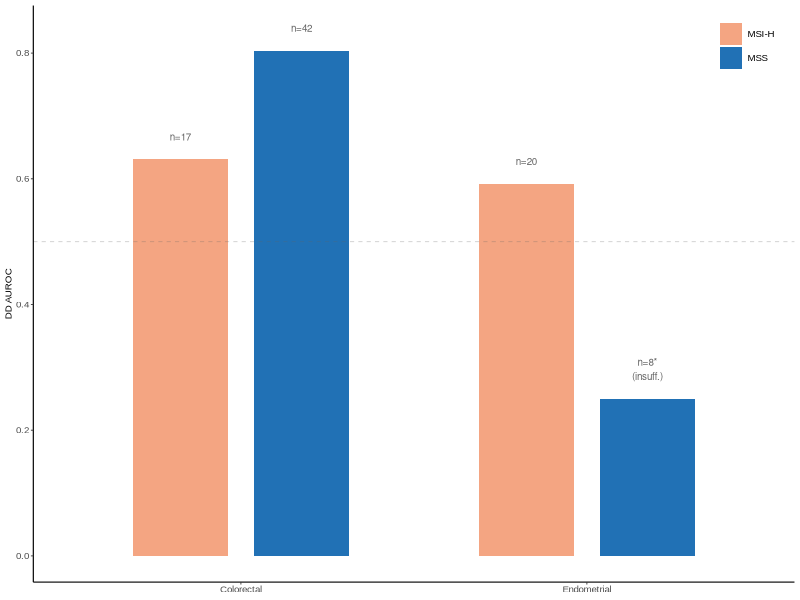
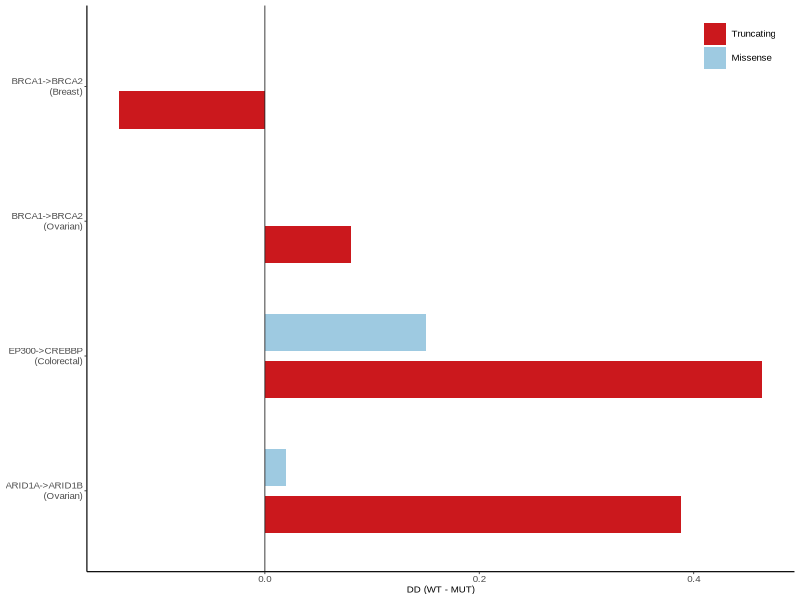
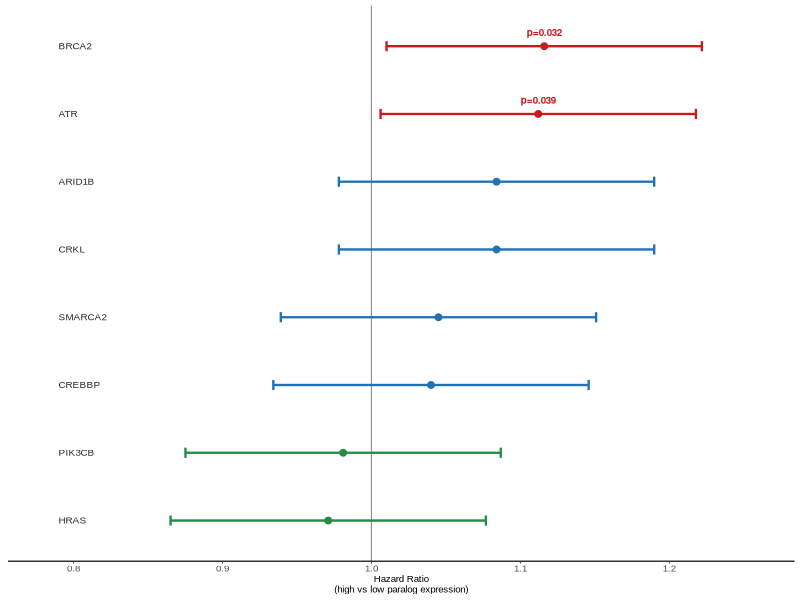
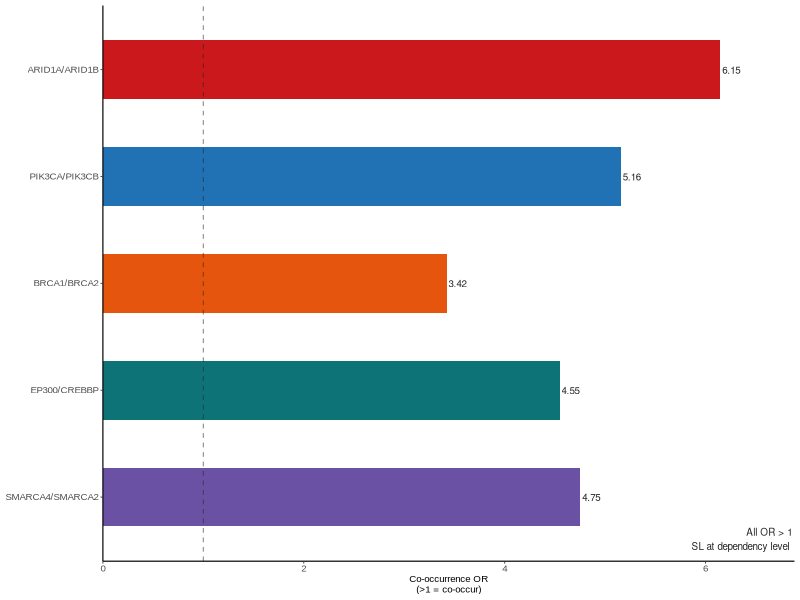
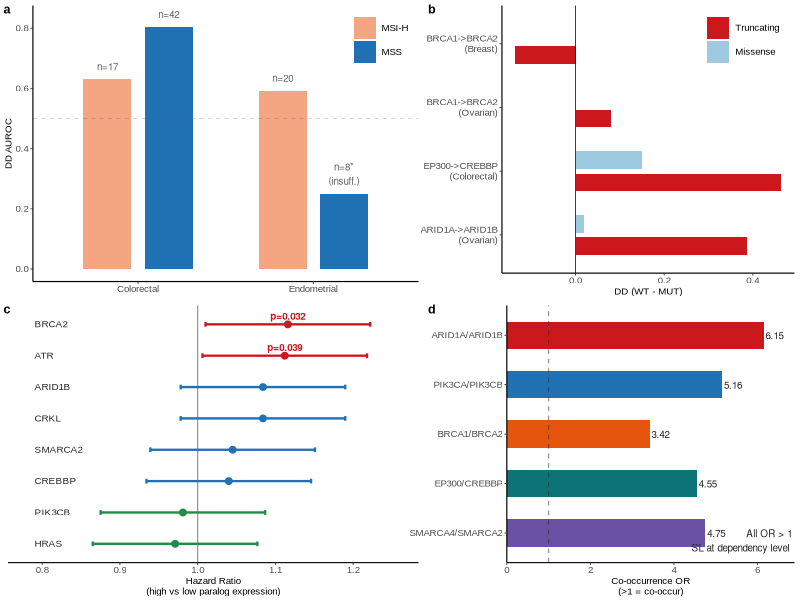
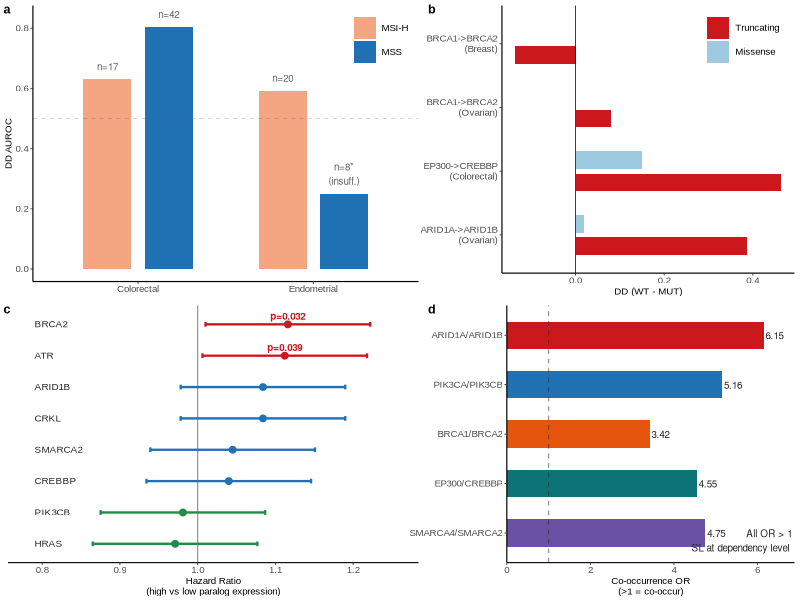
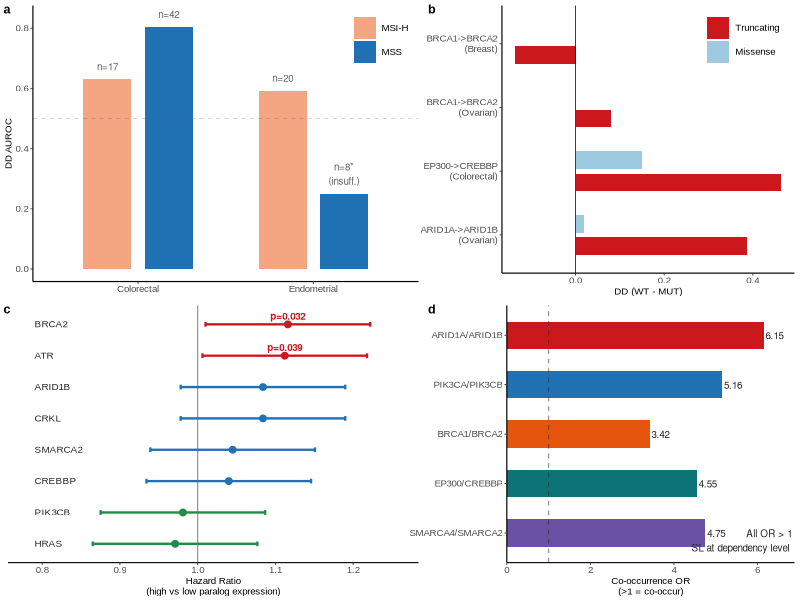

Here is the R script that generated these plots, in order:
# Fig3 — Clinical Stratification (R)
# Purpose: 4 individual 90×90mm panels → cowplot → 180×180mm composite
# Usage:   Rscript R_fig3.R
library(ggplot2)
library(cowplot)
library(dplyr)
library(tidyr)
library(readr)

# ── Constants ──
BASE_FS <- 7; TICK_FS <- 7; LEGEND_FS <- 7
PANEL_W <- 90; PANEL_H <- 90
OUT_DIR <- "paralog_sl_predictor/output/figures"
dir.create(OUT_DIR, showWarnings = FALSE, recursive = TRUE)

# ── Colors ──
BLUE  <- "#2171B5"; RED   <- "#CB181D"; GREEN <- "#238B45"
ORANGE <- "#E6550D"; PURPLE <- "#6A51A3"
GRAY  <- "#636363"; DARK  <- "#252525"

# ── Theme ──
theme_sci <- theme_classic(base_size = 7, base_family = "Arial") + theme(
  panel.grid = element_blank(),
  axis.line    = element_line(linewidth = 0.4),
  axis.ticks   = element_line(linewidth = 0.3),
  axis.text    = element_text(size = TICK_FS),
  axis.title   = element_text(size = BASE_FS),
  legend.text  = element_text(size = LEGEND_FS),
  legend.title = element_blank(),
  legend.background = element_blank(),
  legend.key        = element_blank(),
  plot.margin  = margin(4, 4, 4, 4, "pt"),
  plot.background  = element_rect(fill = "white", color = NA),
  panel.background = element_rect(fill = "white", color = NA))

save_panel <- function(p, name) {
  ggsave(file.path(OUT_DIR, paste0("Fig3_panel_", name, ".pdf")), p,
         width = PANEL_W, height = PANEL_H, units = "mm", device = cairo_pdf)
  message(sprintf("  panel %s ✓", name))
}

# ═══════════════════════════════════════════════════════════════
# PANEL A — MSI Stratification
# ═══════════════════════════════════════════════════════════════
panel_a <- function() {
  df <- tibble(
    cancer = factor(c("Colorectal","Colorectal","Endometrial","Endometrial"),
                    levels = c("Colorectal","Endometrial")),
    msi_status = factor(c("MSI-H","MSS","MSI-H","MSS"),
                        levels = c("MSI-H","MSS")),
    auroc = c(0.631, 0.804, 0.592, NA),
    n     = c(17, 42, 20, 8))

  # For hatched bar, use a dummy value with patterned fill
  df$bar_val <- ifelse(is.na(df$auroc), 0.25, df$auroc)

  ggplot(df, aes(cancer, bar_val, fill = msi_status)) +
    geom_col(position = position_dodge(0.7), width = 0.55) +
    geom_text(aes(y = bar_val + 0.03,
                  label = ifelse(!is.na(auroc), paste0("n=", n), paste0("n=", n, "*\n(insuff.)"))),
              position = position_dodge(0.7), size = 2.5, color = GRAY, vjust = 0) +
    scale_fill_manual(values = c("MSI-H" = "#F4A582", "MSS" = BLUE)) +
    geom_hline(yintercept = 0.5, linewidth = 0.3, color = GRAY, linetype = "dashed", alpha = 0.3) +
    labs(x = NULL, y = "DD AUROC") +
    theme_sci + theme(legend.position = c(0.98, 0.98), legend.justification = c(1, 1))
}

# ═══════════════════════════════════════════════════════════════
# PANEL B — Mutation Type ΔDD
# ═══════════════════════════════════════════════════════════════
panel_b <- function() {
  # Values recomputed from output/muttype_{cancer}_results.csv (WT − MUT,
  # manuscript Eq. 1; positive = stronger dependency in the mutant subgroup)
  df <- bind_rows(
    tibble(pair = "ARID1A->ARID1B\n(Ovarian)",    type = "Truncating", dd = 0.388),
    tibble(pair = "ARID1A->ARID1B\n(Ovarian)",    type = "Missense",   dd = 0.020),
    tibble(pair = "EP300->CREBBP\n(Colorectal)",   type = "Truncating", dd = 0.464),
    tibble(pair = "EP300->CREBBP\n(Colorectal)",   type = "Missense",   dd = 0.150),
    tibble(pair = "BRCA1->BRCA2\n(Ovarian)",       type = "Truncating", dd = 0.080),
    tibble(pair = "BRCA1->BRCA2\n(Ovarian)",       type = "Missense",   dd = 0.000),
    tibble(pair = "BRCA1->BRCA2\n(Breast)",        type = "Truncating", dd = -0.136),
    tibble(pair = "BRCA1->BRCA2\n(Breast)",        type = "Missense",   dd = 0.000))
  df$pair <- factor(df$pair, levels = unique(df$pair))
  df$type <- factor(df$type, levels = c("Truncating","Missense"))

  ggplot(df, aes(dd, pair, fill = type)) +
    geom_col(position = position_dodge(0.7), width = 0.55) +
    scale_fill_manual(values = c(Truncating = "#CB181D", Missense = "#9ECAE1")) +
    geom_vline(xintercept = 0, linewidth = 0.3, color = DARK) +
    labs(x = "DD (WT - MUT)", y = NULL) +
    theme_sci + theme(legend.position = c(0.98, 0.98), legend.justification = c(1, 1))
}

# (panel b — legend upper right)

# ═══════════════════════════════════════════════════════════════
# PANEL C — TCGA Survival Forest Plot
# ═══════════════════════════════════════════════════════════════
panel_c <- function() {
  df <- tibble(
    gene = c("BRCA2","ATR","ARID1B","CRKL","SMARCA2","CREBBP","PIK3CB","HRAS"),
    hr   = c(1.116,1.112,1.084,1.084,1.045,1.040,0.981,0.971),
    se   = c(0.054,0.054,0.054,0.054,0.054,0.054,0.054,0.054),
    sig  = c("p=0.032","p=0.039","","","","","",""))
  df$gene <- factor(df$gene, levels = rev(df$gene))
  df$clr  <- ifelse(df$hr > 1 & df$sig != "", RED,
                    ifelse(df$hr > 1, BLUE, GREEN))
  df$ypos <- as.numeric(df$gene) + 0.15

  ggplot(df, aes(hr, gene)) +
    geom_vline(xintercept = 1, linewidth = 0.4, color = DARK, alpha = 0.5) +
    # Gene labels drawn INSIDE the plot panel (left side): the composite
    # figure's left edge clipped the widest y-axis label ("SMARCA2"), so the
    # y-axis text column is removed entirely.
    geom_text(aes(x = 0.79, label = gene), hjust = 0, size = 2.5,
              family = "Arial", color = DARK) +
    geom_point(aes(color = clr), size = 2) +
    geom_errorbarh(aes(xmin = hr - 1.96*se, xmax = hr + 1.96*se, color = clr),
                   height = 0.15, linewidth = 0.8) +
    geom_text(aes(label = sig, color = clr, y = ypos),
              size = 2.5, fontface = "bold", hjust = 0.5, vjust = 0) +
    scale_color_identity() +
    scale_x_continuous(limits = c(0.78, 1.26), breaks = seq(0.8, 1.2, 0.1)) +
    labs(x = "Hazard Ratio\n(high vs low paralog expression)", y = NULL) +
    theme_sci +
    theme(axis.text.y = element_blank(), axis.ticks.y = element_blank(),
          axis.line.y = element_blank())
}

# ═══════════════════════════════════════════════════════════════
# PANEL D — Mutational Co-occurrence
# ═══════════════════════════════════════════════════════════════
panel_d <- function() {
  df <- tibble(
    pair = c("ARID1A/ARID1B","PIK3CA/PIK3CB","BRCA1/BRCA2","EP300/CREBBP","SMARCA4/SMARCA2"),
    or   = c(6.147, 5.157, 3.422, 4.548, 4.753),
    clr  = c(RED, BLUE, ORANGE, "#0D7377", PURPLE))
  df$pair <- factor(df$pair, levels = rev(df$pair))

  ggplot(df, aes(or, pair, fill = clr)) +
    geom_col(width = 0.55) +
    geom_text(aes(label = sprintf("%.2f", or)), hjust = -0.1, size = 2.5, color = DARK) +
    scale_fill_identity() +
    geom_vline(xintercept = 1, linewidth = 0.4, color = DARK, alpha = 0.5, linetype = "dashed") +
    labs(x = "Co-occurrence OR\n(>1 = co-occur)", y = NULL) +
    scale_x_continuous(expand = expansion(mult = c(0, 0.12))) +
    annotate("text", x = Inf, y = -Inf, label = "All OR > 1\nSL at dependency level",
             size = 2.5, color = DARK, hjust = 1.05, vjust = -0.5) +
    theme_sci
}

# ═══════════════════════════════════════════════════════════════
# MAIN
# ═══════════════════════════════════════════════════════════════
message("=== Fig3 Panel Generation (R) ===")
pa <- panel_a(); pb <- panel_b(); pc <- panel_c(); pd <- panel_d()

save_panel(pa, "a"); save_panel(pb, "b"); save_panel(pc, "c"); save_panel(pd, "d")

# plot_grid (not ggdraw/draw_plot) with a wider left column: draw_plot clipped
# panel c's widest y-label ("SMARCA2") at the figure's left edge
p <- cowplot::plot_grid(pa, pb, pc, pd, ncol = 2, rel_widths = c(0.53, 0.47),
                        labels = c("a","b","c","d"),
                        label_size = 9, label_fontface = "bold",
                        label_fontfamily = "Arial")

ggsave(file.path(OUT_DIR, "Fig3_Clinical.pdf"), p,
       width = 180, height = 180, units = "mm", device = cairo_pdf)
ggsave(file.path(OUT_DIR, "Fig3_Clinical.svg"), p,
       width = 180, height = 180, units = "mm", device = svglite::svglite)
ggsave(file.path(OUT_DIR, "Fig3_Clinical.tiff"), p,
       width = 180, height = 180, units = "mm", device = ragg::agg_tiff, dpi = 600)
message("Fig3_Clinical.pdf (180×180mm) ✓")
